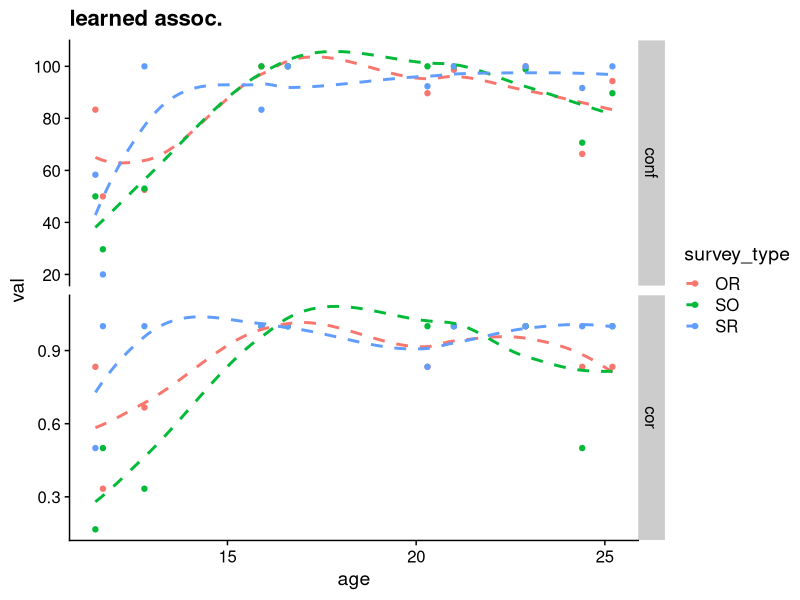

The R script that drew this image:
#!/usr/bin/env Rscript
library(dplyr)
library(ggplot2)
library(cowplot)
theme_set(theme_cowplot())

# 20200624WF - init
#   read in fruit and side pairs


surv <- read.table('txt/fruit_survey.tsv',header=T)
age  <- read.csv('txt/ages.csv')
setdiff(surv$subjID, age$subjID)

d <-
   merge(age,surv) %>%
   mutate(correct=correct=='true') %>%
   group_by(subjID, age, survey_type) %>%
   summarise(cor=sum(correct)/n(), conf=mean(confidence))

   #tidyr::spread(survey_type,cor)

p <- d %>%
    tidyr::gather(mes,val,-age,-subjID,-survey_type) %>%
    ggplot() + aes(x=age, y=val, color=survey_type) +
    #geom_line(aes(group=subjID), color='black', alpha=.2, size=1) +
    #geom_jitter(alpha=.8, width=.1, height=0) +
    geom_point() +
    geom_smooth(se=F, linetype=2) +
    facet_grid(mes~., scales="free_y") +
    ggtitle('learned assoc.') 

ggsave(p,file='survey_learn.png')

# non are sig. (all ~ .25)
split(d,d$survey_type) %>% sapply(function(x) summary(lm(age~cor,x))$coeff['cor','Pr(>|t|)'])
